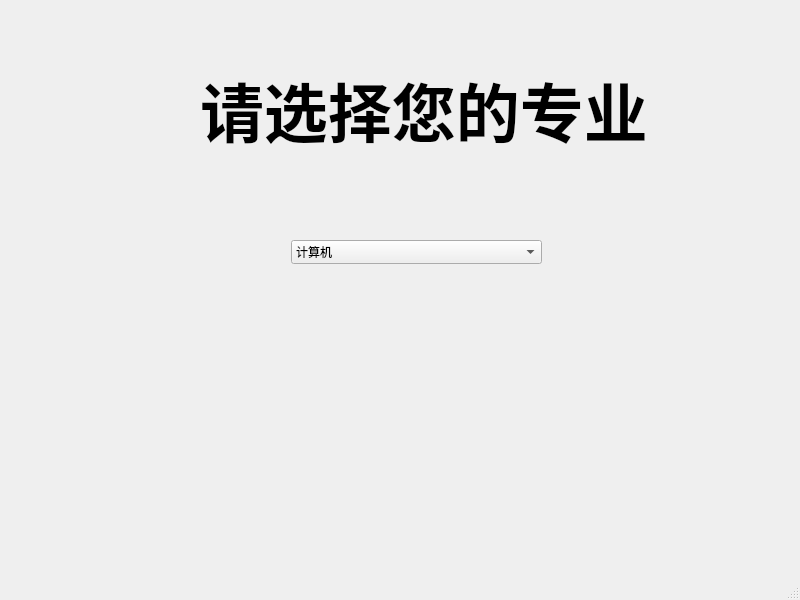
<?xml version="1.0" encoding="UTF-8"?>
<ui version="4.0">
 <class>subjectwindow</class>
 <widget class="QMainWindow" name="subjectwindow">
  <property name="geometry">
   <rect>
    <x>0</x>
    <y>0</y>
    <width>800</width>
    <height>600</height>
   </rect>
  </property>
  <property name="windowTitle">
   <string>MainWindow</string>
  </property>
  <widget class="QWidget" name="centralwidget">
   <widget class="QLabel" name="label">
    <property name="geometry">
     <rect>
      <x>0</x>
      <y>0</y>
      <width>801</width>
      <height>581</height>
     </rect>
    </property>
    <property name="text">
     <string/>
    </property>
    <property name="pixmap">
     <pixmap resource="res.qrc">:/image/image/login.jpg</pixmap>
    </property>
    <property name="scaledContents">
     <bool>true</bool>
    </property>
   </widget>
   <widget class="QLabel" name="label_2">
    <property name="geometry">
     <rect>
      <x>200</x>
      <y>50</y>
      <width>461</width>
      <height>121</height>
     </rect>
    </property>
    <property name="text">
     <string>&lt;html&gt;&lt;head/&gt;&lt;body&gt;&lt;p&gt;&lt;span style=&quot; font-size:48pt; font-weight:700;&quot;&gt;请选择您的专业&lt;/span&gt;&lt;/p&gt;&lt;/body&gt;&lt;/html&gt;</string>
    </property>
   </widget>
   <widget class="QComboBox" name="comboBox">
    <property name="geometry">
     <rect>
      <x>291</x>
      <y>240</y>
      <width>251</width>
      <height>24</height>
     </rect>
    </property>
    <item>
     <property name="text">
      <string>计算机</string>
     </property>
     <property name="icon">
      <iconset theme="applications-games" resource="res.qrc">
       <normaloff>:/image/image/login.jpg</normaloff>:/image/image/login.jpg</iconset>
     </property>
    </item>
    <item>
     <property name="text">
      <string>数学</string>
     </property>
    </item>
    <item>
     <property name="text">
      <string>test</string>
     </property>
    </item>
   </widget>
  </widget>
  <widget class="QMenuBar" name="menubar">
   <property name="geometry">
    <rect>
     <x>0</x>
     <y>0</y>
     <width>800</width>
     <height>21</height>
    </rect>
   </property>
  </widget>
  <widget class="QStatusBar" name="statusbar"/>
 </widget>
 <resources>
  <include location="res.qrc"/>
 </resources>
 <connections/>
</ui>
